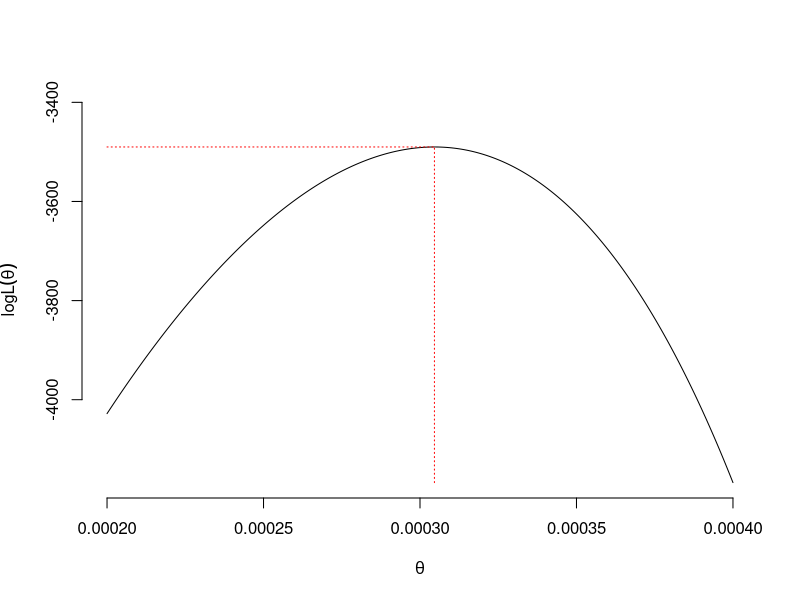
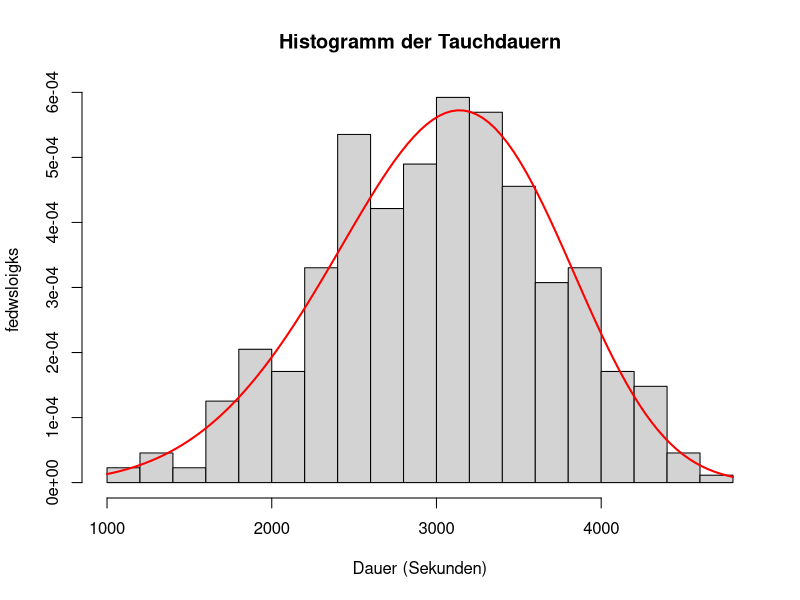

Generate these figures, in order, with R:
gewicht <- read.csv("gewicht.csv")$x
n2 <- length(gewicht)
sum_gewicht <- sum(gewicht)

#Log-Likelihood Funktion
logL2 <- function(theta2){n2*log(5) + 5*n2*log(theta2) +
  4*sum(log(gewicht))-(theta2^5)*sum((gewicht)^5)}

theta2 <- seq(0.0002,0.0004,length=439)
logL2_theta2 <- rep(NA,439)
for (l in 1:439){
  logL2_theta2[l] <- logL2(theta2[l])
}

tH2 <- 1/(mean(gewicht^5)^(1/5)); tH2
minL <- min(logL2_theta2)
maxL <- max(logL2_theta2)

plot(theta2,logL2_theta2,type="l",xlab=expression(theta),
     ylab=expression(logL(theta)),bty="n", ylim = c(minL,maxL+100))
segments(x0=tH2,y0=minL,x1=tH2,y1=logL2(tH2),col="red",lty="dotted")
segments(x0=min(theta2),y0=logL2(tH2),x1=tH2,y1=logL2(tH2),col="red",lty="dotted")

###################################

Theta <- rep(NA,5); Theta[1] <- 0.0002 # Startwert für die Suche
for (i in 2:6){
  loglike1 <- 5*n2/Theta[i-1]-5*(Theta[i-1])^4*sum(gewicht^5) # 1. Ableitung
  loglike2 <- -5*n2/(Theta[i-1])^2-20*(Theta[i-1])^3*sum(gewicht^5) # 2. Ableitung
  Theta[i]<-Theta[i-1]-loglike1/loglike2
}

Theta[6]

Theta[6] == tH2
all.equal(Theta[6], tH2)

hist(gewicht, breaks = 20, probability = TRUE, main = "Histogramm der Tauchdauern",
     xlab = "Dauer (Sekunden)", ylab = "fedwsloigks")
# Dichtefunktion angepasst
curve((5*tH2^5 * x^4 * exp(-(tH2*x)^5)), col = "red", lwd = 2, add = TRUE)
